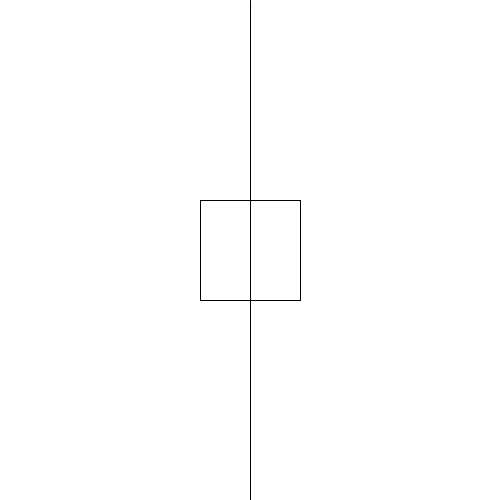
Frame 1 (no input)
Frame 60 (the mouse pressed at the canvas centre just before this capture): identical to frame 1, image omitted
Frame 120 (the mouse held since frame 60 and released just before this capture): identical to frame 1, image omitted

The Processing sketch that drew this single still picture (run headless with seeded random() and noise(); from frame 60 on, the mouse is pressed at the canvas centre):

// Processing sketch: e08_warunki_logiczne_if
// ── e08_warunki_logiczne_if.pde
boolean czyPokazac;

void setup() {
  size(500, 500);
  noFill();
}

void draw() {

  background(255);
  line(width/2, 0, width/2, width); 
  
  if (czyPokazac) {
    ellipse(width/2, height/2, 100, 100);
  }
  
  if (!czyPokazac) {
    rect(width/2 - 50, height/2 - 50, 100, 100);
  }
}

void keyPressed() {
  czyPokazac = !czyPokazac;
}
